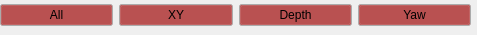
<?xml version="1.0" encoding="UTF-8"?>
<ui version="4.0">
 <class>Form</class>
 <widget class="QWidget" name="Form">
  <property name="geometry">
   <rect>
    <x>0</x>
    <y>0</y>
    <width>477</width>
    <height>35</height>
   </rect>
  </property>
  <property name="sizePolicy">
   <sizepolicy hsizetype="Expanding" vsizetype="Expanding">
    <horstretch>0</horstretch>
    <verstretch>0</verstretch>
   </sizepolicy>
  </property>
  <property name="minimumSize">
   <size>
    <width>100</width>
    <height>25</height>
   </size>
  </property>
  <property name="maximumSize">
   <size>
    <width>600</width>
    <height>35</height>
   </size>
  </property>
  <property name="palette">
   <palette>
    <active>
     <colorrole role="Button">
      <brush brushstyle="SolidPattern">
       <color alpha="255">
        <red>179</red>
        <green>45</green>
        <blue>45</blue>
       </color>
      </brush>
     </colorrole>
     <colorrole role="Light">
      <brush brushstyle="SolidPattern">
       <color alpha="255">
        <red>12</red>
        <green>167</green>
        <blue>17</blue>
       </color>
      </brush>
     </colorrole>
    </active>
    <inactive>
     <colorrole role="Button">
      <brush brushstyle="SolidPattern">
       <color alpha="255">
        <red>179</red>
        <green>45</green>
        <blue>45</blue>
       </color>
      </brush>
     </colorrole>
     <colorrole role="Light">
      <brush brushstyle="SolidPattern">
       <color alpha="255">
        <red>12</red>
        <green>167</green>
        <blue>17</blue>
       </color>
      </brush>
     </colorrole>
    </inactive>
    <disabled>
     <colorrole role="Button">
      <brush brushstyle="SolidPattern">
       <color alpha="255">
        <red>179</red>
        <green>45</green>
        <blue>45</blue>
       </color>
      </brush>
     </colorrole>
     <colorrole role="Light">
      <brush brushstyle="SolidPattern">
       <color alpha="255">
        <red>12</red>
        <green>167</green>
        <blue>17</blue>
       </color>
      </brush>
     </colorrole>
    </disabled>
   </palette>
  </property>
  <property name="windowTitle">
   <string>Enable Axis</string>
  </property>
  <property name="autoFillBackground">
   <bool>false</bool>
  </property>
  <widget class="QWidget" name="horizontalLayoutWidget">
   <property name="geometry">
    <rect>
     <x>0</x>
     <y>0</y>
     <width>471</width>
     <height>31</height>
    </rect>
   </property>
   <layout class="QHBoxLayout" name="horizontalLayout">
    <item>
     <widget class="QPushButton" name="allAxis">
      <property name="text">
       <string>All</string>
      </property>
      <property name="checkable">
       <bool>true</bool>
      </property>
      <property name="checked">
       <bool>true</bool>
      </property>
     </widget>
    </item>
    <item>
     <widget class="QPushButton" name="xyAxis">
      <property name="text">
       <string>XY</string>
      </property>
      <property name="checkable">
       <bool>true</bool>
      </property>
      <property name="checked">
       <bool>true</bool>
      </property>
     </widget>
    </item>
    <item>
     <widget class="QPushButton" name="depthAxis">
      <property name="text">
       <string>Depth</string>
      </property>
      <property name="checkable">
       <bool>true</bool>
      </property>
      <property name="checked">
       <bool>true</bool>
      </property>
     </widget>
    </item>
    <item>
     <widget class="QPushButton" name="yawAxis">
      <property name="text">
       <string>Yaw</string>
      </property>
      <property name="checkable">
       <bool>true</bool>
      </property>
      <property name="checked">
       <bool>true</bool>
      </property>
     </widget>
    </item>
   </layout>
  </widget>
 </widget>
 <resources/>
 <connections/>
</ui>
